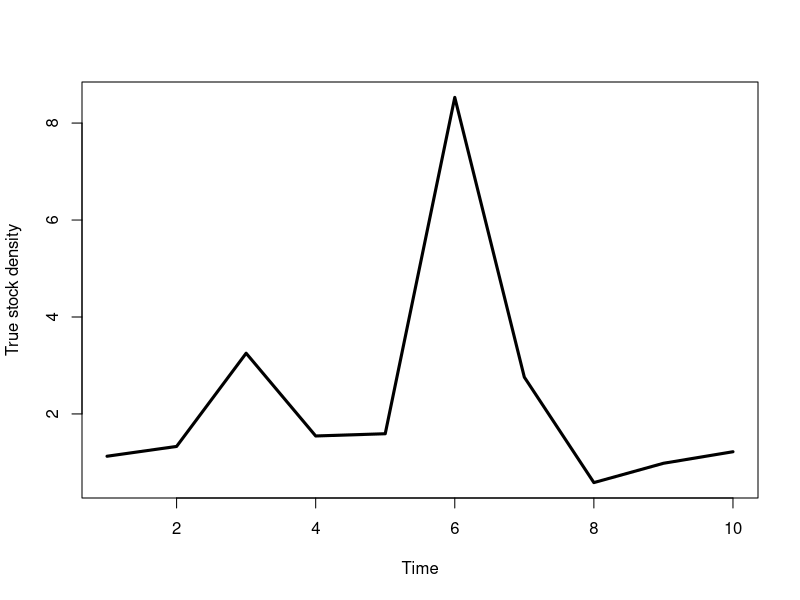

Generate this figure with R:
## ---- chunk 1
set.seed(123)
n_time_steps = 10
samples_per_year = 1000
true_stock_density = c(rlnorm(n = n_time_steps / 2, 0.4, 0.5), rlnorm(n = n_time_steps / 2, 0.6, 0.9))
plot(1:n_time_steps, true_stock_density, xlab = "Time", ylab = "True stock density", type = "l", lwd = 3)
